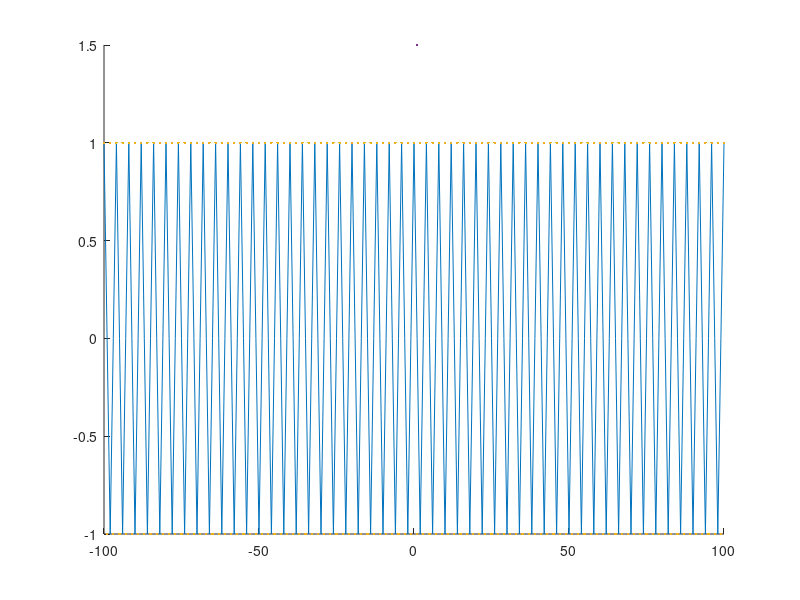

Reproduce this figure in MATLAB.
t = -100:1:100;
x3c = cos((pi.*t)./2);
hold on
plot(t,x3c,LineWidth=1.5);
n = -100:1:100;
T3 = 12;
X3= cos((n.*T3.*pi)./12);
plot(n,X3,'.',LineWidth=1.5);
hold off
